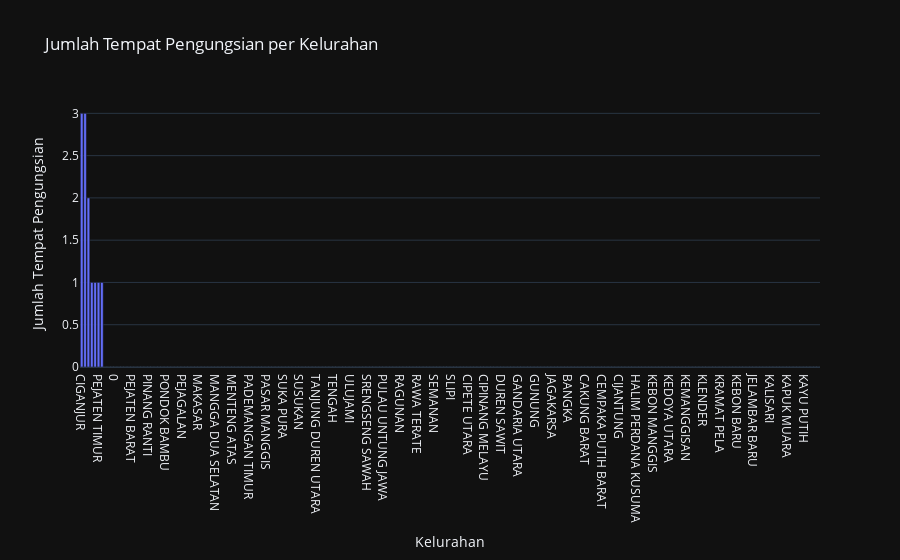

Notebook code cell kept with this figure:
### Code cell
fig = px.bar(tempat_pengungsian_per_kelurahan, x='kelurahan', y='jumlah_tempat_pengungsian', title='Jumlah Tempat Pengungsian per Kelurahan',
             labels={'kelurahan': 'Kelurahan', 'jumlah_tempat_pengungsian': 'Jumlah Tempat Pengungsian'})

fig.update_layout(template='plotly_dark')
fig.show()

### Figure 1 — Plotly figure (JSON) as saved in the notebook; plotly's stock layout.template omitted (floating-point values rounded to 4 significant figures; data arrays with more than 128 entries replaced by an {"elided": "..."} marker saying what was removed)
{"data": [{"alignmentgroup": "True", "hovertemplate": "Kelurahan=%{x}<br>Jumlah Tempat Pengungsian=%{y}<extra></extra>", "legendgroup": "", "marker": {"color": "#636efa", "pattern": {"shape": ""}}, "name": "", "offsetgroup": "", "orientation": "v", "showlegend": false, "textposition": "auto", "type": "bar", "x": {"elided": "220 str values"}, "xaxis": "x", "y": {"elided": "220 int values"}, "yaxis": "y"}], "layout": {"barmode": "relative", "legend": {"tracegroupgap": 0}, "title": {"text": "Jumlah Tempat Pengungsian per Kelurahan"}, "xaxis": {"anchor": "y", "domain": [0, 1], "title": {"text": "Kelurahan"}}, "yaxis": {"anchor": "x", "domain": [0, 1], "title": {"text": "Jumlah Tempat Pengungsian"}}}}
